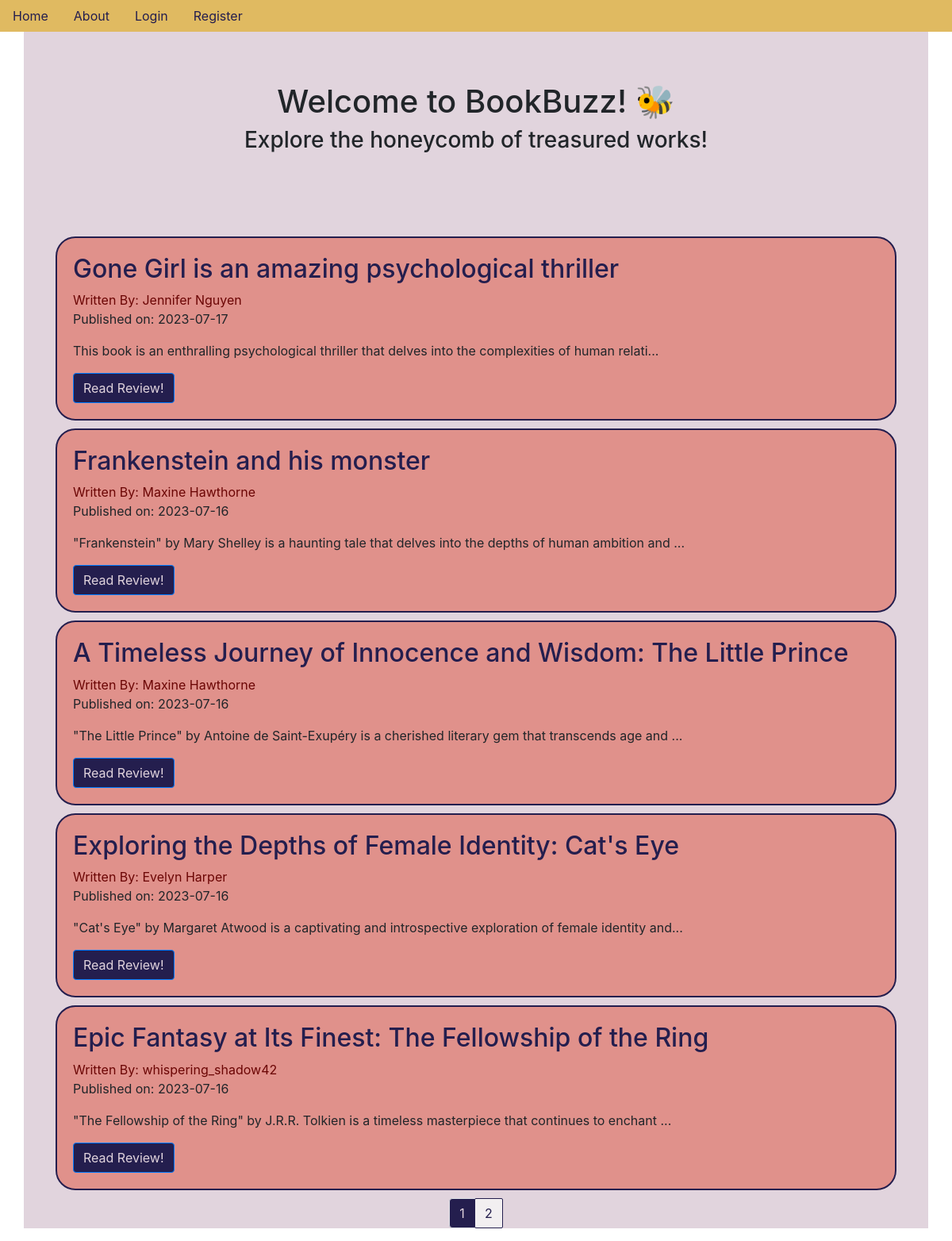
Before: / with the older database file.
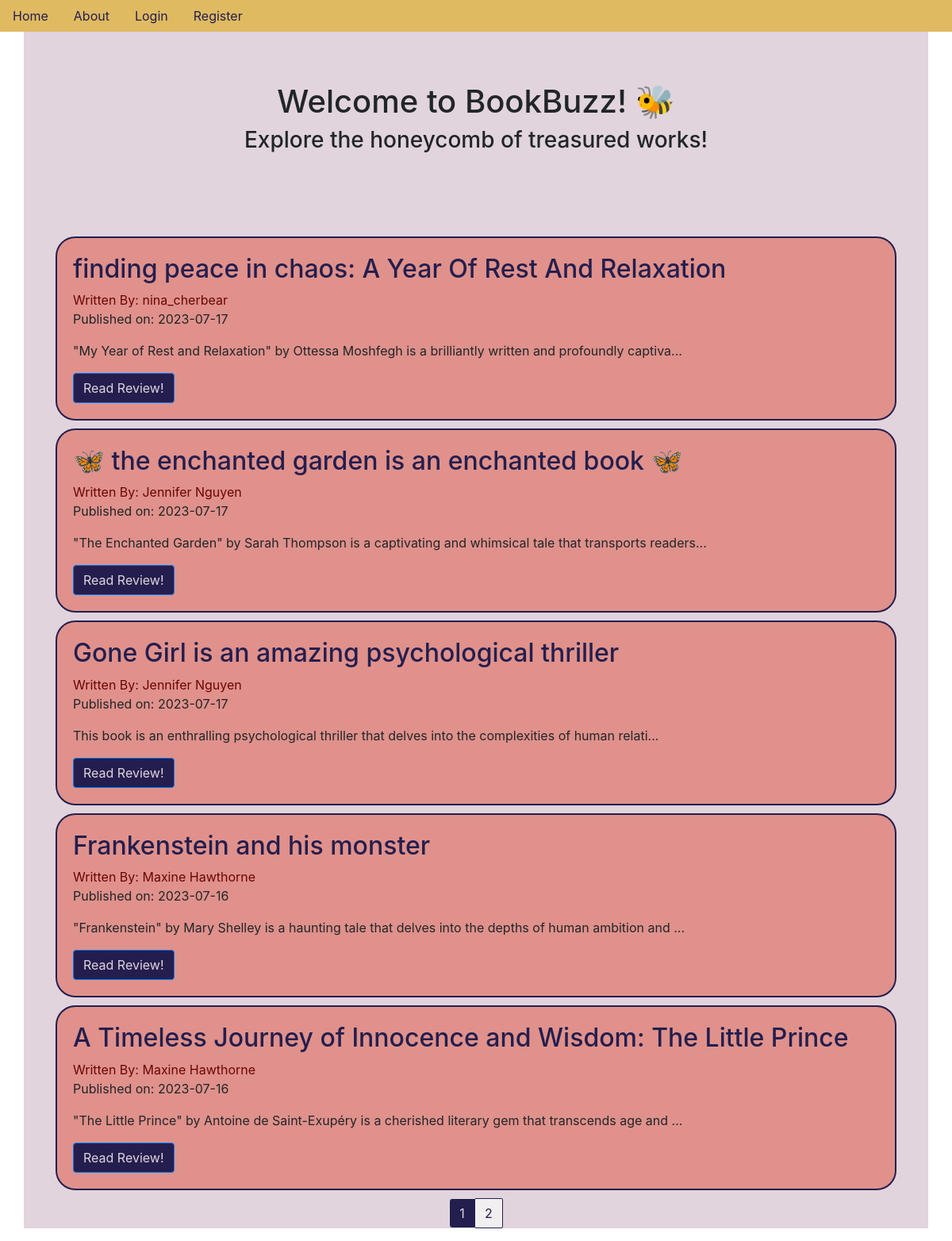
After: the same page with the newer database file.
### bookReviewBlog/models.py (models this page shows, shortened)
class BlogPost(db.Model):
    users = db.relationship(User)
    id = db.Column(db.Integer, primary_key=True)
    userId = db.Column(db.Integer, db.ForeignKey('users.id'), nullable = False)
    date = db.Column(db.DateTime, nullable=False, default=datetime.utcnow)
    title = db.Column(db.String(140), nullable=False)
    text = db.Column(db.Text, nullable=False)

class User(db.Model, UserMixin):
    __tablename__ = "users"
    id = db.Column(db.Integer, primary_key=True)
    profile_image = db.Column(db.String(64), nullable=False, default='default_profile.png')
    email = db.Column(db.String(64), unique=True, index=True)
    username =  db.Column(db.String(64), unique=True, index=True)
    password_hash = db.Column(db.String(128))
    posts = db.relationship('BlogPost', backref='author', lazy=True)

### bookReviewBlog/core/views.py (the view)
@core.route('/')
def index():
    page = request.args.get('page', 1, type=int)
    blog_posts = BlogPost.query.order_by(BlogPost.date.desc()).paginate(page=page, per_page=5)
    return render_template('index.html', blog_posts=blog_posts)

### bookReviewBlog/templates/index.html (shortened to what this page needs)
{% extends "base.html" %}
{% block content %}
    <div class="jumbotron"  style="text-align: center; background-color:#E1D4DD;" >
        <h1> Welcome to BookBuzz! 🐝 </h1>
        <h3> Explore the honeycomb of treasured works!</h3>
    </div>
    <div class="container">
        {% for post in blog_posts.items %}
        <div class="card" style="background-color: #E0918B; border-radius: 25px; margin: 10px; border-color: #241E4E; border-width: 2px;">
            <div class="card-body">
            <h2><a class="card-title" href="  {{ url_for('bookPosts.blogPost', blogPostID=post.id) }}" style="color: #241E4E;">{{ post.title }}</a></h2>
            <a href="{{ url_for('users.userPosts', username=post.author.username) }}" style="color: #6B0504">Written By: {{ post.author.username }}</a>
            <p>Published on: {{ post.date.strftime('%Y-%m-%d') }}</p>
            <p class="card-text">{{ post.text[:100] }}...</p>
            <a href="{{ url_for('bookPosts.blogPost', blogPostID=post.id) }}" class="btn btn-primary" style="color: #E1D4DD; background-color: #241E4E;">Read Review!</a>
            </div>
        </div>
        {% endfor %}
        <nav aria-label="Page navigation example">
            <ul class="pagination justify-content-center">
            {% for page_num in blog_posts.iter_pages(left_edge=1, right_edge=1, left_current=1, right_current=2) %}
                {% if blog_posts.page == page_num %}
                <li class="page-item disabled" >
                <a class="page-link" href="{{ url_for('core.index', page=page_num) }}" style="color: #E1D4DD; background-color: #241E4E;">{{ page_num }}</a></li>
                {% else %}
                <li class="page-item"><a class="page-link" href="{{ url_for('core.index', page=page_num) }}" style="color: #241E4E; background-color: #F2EFF1; border-color: #241E4E; border-radius: 2px;" >{{ page_num }}</a></li>
                {% endif %}
            {% endfor %}
        </nav>
{% endblock %}

Changed rows visible on the page:
no longer on this page (row unchanged): BlogPost: title "Exploring the Depths of Female Identity: Cat's Eye", author.username "Evelyn Harper", date "2023-07-16", text "\"Cat's Eye\" by Margaret Atwood is a captivating and introspective exploration of female identity and"
no longer on this page (row unchanged): BlogPost: title "Epic Fantasy at Its Finest: The Fellowship of the Ring", author.username "whispering_shadow42", date "2023-07-16", text "\"The Fellowship of the Ring\" by J.R.R. Tolkien is a timeless masterpiece that continues to enchant"
added BlogPost: title "finding peace in chaos: A Year Of Rest And Relaxation", author.username "nina_cherbear", date "2023-07-17", text "\"My Year of Rest and Relaxation\" by Ottessa Moshfegh is a brilliantly written and profoundly captiva"
added BlogPost: title "🦋 the enchanted garden is an enchanted book 🦋", author.username "Jennifer Nguyen", date "2023-07-17", text "\"The Enchanted Garden\" by Sarah Thompson is a captivating and whimsical tale that transports readers"
